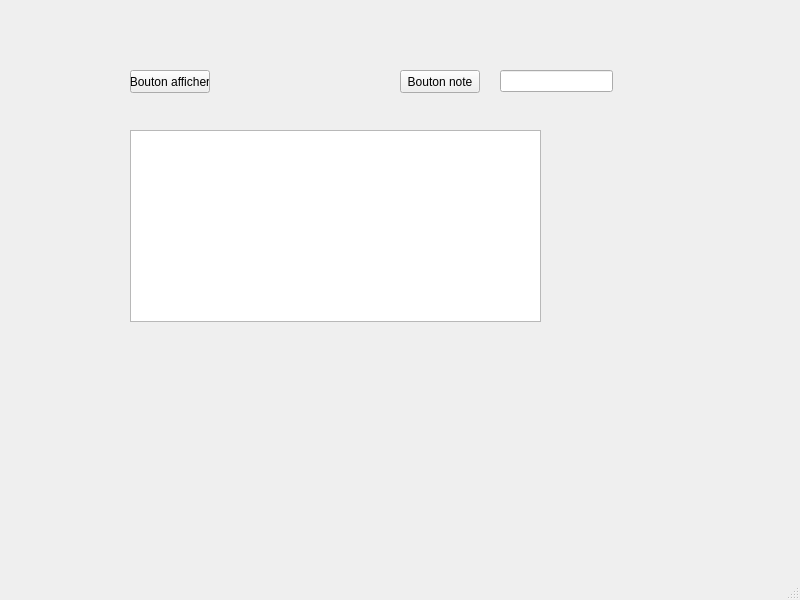
<?xml version="1.0" encoding="UTF-8"?>
<ui version="4.0">
 <class>test</class>
 <widget class="QMainWindow" name="test">
  <property name="geometry">
   <rect>
    <x>0</x>
    <y>0</y>
    <width>800</width>
    <height>600</height>
   </rect>
  </property>
  <property name="windowTitle">
   <string>test</string>
  </property>
  <widget class="QWidget" name="centralwidget">
   <widget class="QTableView" name="ListeJoueurs">
    <property name="geometry">
     <rect>
      <x>130</x>
      <y>130</y>
      <width>411</width>
      <height>192</height>
     </rect>
    </property>
   </widget>
   <widget class="QPushButton" name="Boutonafficher">
    <property name="geometry">
     <rect>
      <x>130</x>
      <y>70</y>
      <width>80</width>
      <height>23</height>
     </rect>
    </property>
    <property name="text">
     <string>Bouton afficher</string>
    </property>
   </widget>
   <widget class="QPushButton" name="Boutonnote">
    <property name="geometry">
     <rect>
      <x>400</x>
      <y>70</y>
      <width>80</width>
      <height>23</height>
     </rect>
    </property>
    <property name="text">
     <string>Bouton note</string>
    </property>
   </widget>
   <widget class="QLineEdit" name="lineEdit">
    <property name="geometry">
     <rect>
      <x>500</x>
      <y>70</y>
      <width>113</width>
      <height>22</height>
     </rect>
    </property>
   </widget>
  </widget>
  <widget class="QMenuBar" name="menubar">
   <property name="geometry">
    <rect>
     <x>0</x>
     <y>0</y>
     <width>800</width>
     <height>20</height>
    </rect>
   </property>
  </widget>
  <widget class="QStatusBar" name="statusbar"/>
 </widget>
 <resources/>
 <connections>
  <connection>
   <sender>Boutonnote</sender>
   <signal>clicked()</signal>
   <receiver>ListeJoueurs</receiver>
   <slot>update()</slot>
   <hints>
    <hint type="sourcelabel">
     <x>549</x>
     <y>61</y>
    </hint>
    <hint type="destinationlabel">
     <x>335</x>
     <y>245</y>
    </hint>
   </hints>
  </connection>
 </connections>
</ui>
